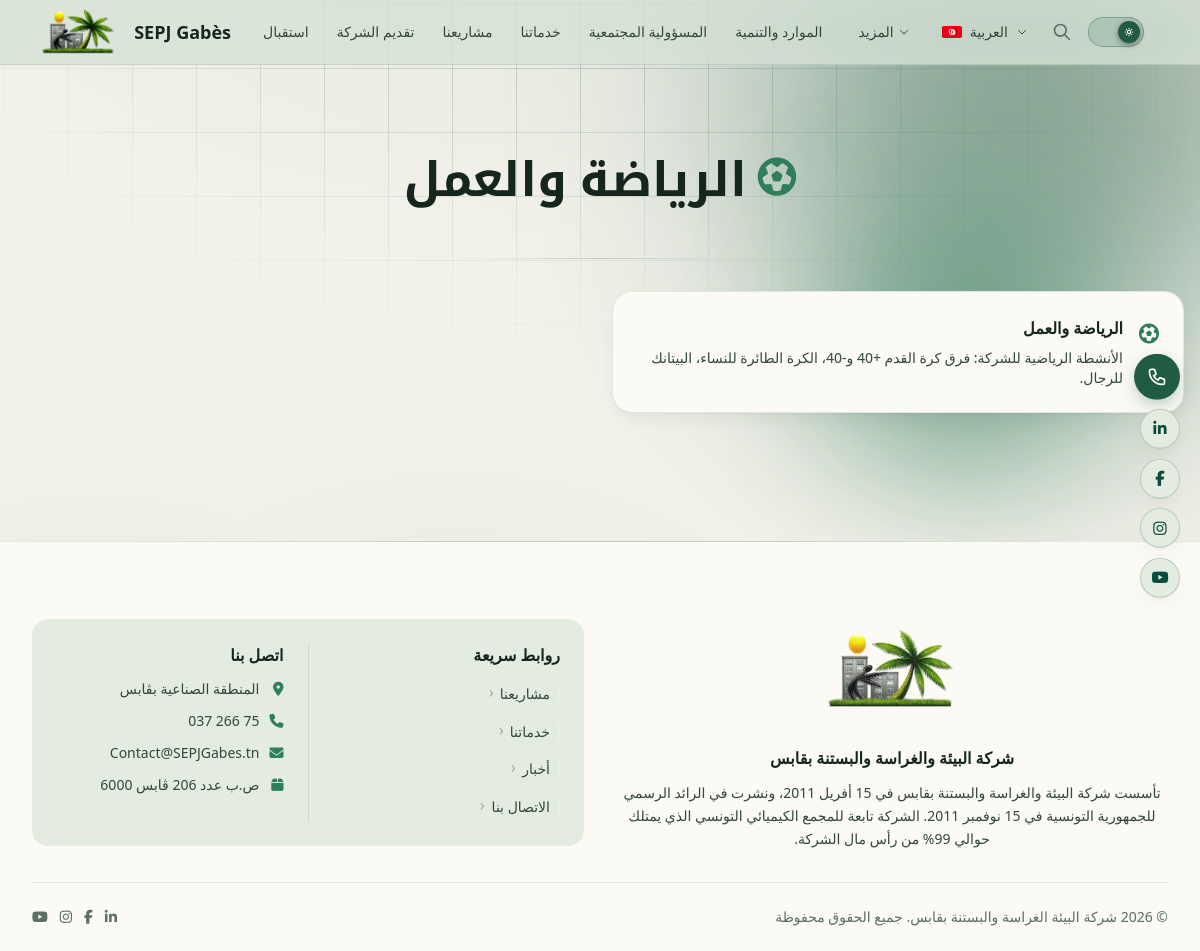
The page /public/sports.php on the database its author committed.
### tables this page shows
CREATE TABLE IF NOT EXISTS `content_items` (
    `id` INT UNSIGNED AUTO_INCREMENT PRIMARY KEY,
    `type` ENUM('page', 'post', 'project', 'service', 'activity', 'prize', 'rse', 'resource', 'sport', 'video') NOT NULL,
    `rse_category` VARCHAR(50) DEFAULT NULL COMMENT 'RSE subcategory: engagement_social, rapport_durabilite, rapport_rse, catalogue_rse',
    `slug` VARCHAR(255) NOT NULL UNIQUE,
    `title_ar` TEXT,
    `title_fr` TEXT,
    `title_en` TEXT,
    `summary_ar` TEXT,
    `summary_fr` TEXT,
    `summary_en` TEXT,
    `body_ar` LONGTEXT,
    `body_fr` LONGTEXT,
    `body_en` LONGTEXT,
    `featured_image` VARCHAR(255) DEFAULT NULL,
    `video_url` VARCHAR(255) DEFAULT NULL COMMENT 'YouTube URL for type=video items',
    `status` ENUM('draft', 'published') NOT NULL DEFAULT 'draft',
    `is_featured` TINYINT(1) NOT NULL DEFAULT 0,
    `published_at` DATETIME DEFAULT NULL,
    `created_by` INT UNSIGNED DEFAULT NULL,
    `updated_by` INT UNSIGNED DEFAULT NULL,
    `created_at` DATETIME NOT NULL DEFAULT CURRENT_TIMESTAMP,
    `updated_at` DATETIME NOT NULL DEFAULT CURRENT_TIMESTAMP ON UPDATE CURRENT_TIMESTAMP,

    INDEX `idx_type` (`type`),
    INDEX `idx_status` (`status`),
    INDEX `idx_slug` (`slug`),
    INDEX `idx_type_status` (`type`, `status`),
    INDEX `idx_featured` (`is_featured`),
    INDEX `idx_rse_category` (`rse_category`),
    CONSTRAINT `fk_content_created_by` FOREIGN KEY (`created_by`) REFERENCES `users`(`id`) ON DELETE SET NULL,
    CONSTRAINT `fk_content_updated_by` FOREIGN KEY (`updated_by`) REFERENCES `users`(`id`) ON DELETE SET NULL
);

CREATE TABLE IF NOT EXISTS `site_settings` (
    `id` INT UNSIGNED AUTO_INCREMENT PRIMARY KEY,
    `setting_key` VARCHAR(255) NOT NULL UNIQUE,
    `value_ar` LONGTEXT,
    `value_fr` LONGTEXT,
    `value_en` LONGTEXT,
    `value_raw` LONGTEXT,
    `updated_at` DATETIME NOT NULL DEFAULT CURRENT_TIMESTAMP ON UPDATE CURRENT_TIMESTAMP
);

### app/core/helpers.php (called while the page is built, shortened)
<?php
function e($value): string
{
    return htmlspecialchars((string) $value, ENT_QUOTES | ENT_SUBSTITUTE, 'UTF-8');
}
function current_lang(): string
{
    return DEFAULT_LANGUAGE;
}
function excerpt(string $text, int $limit = 160): string
{
    if (mb_strlen($text) <= $limit) {
        return $text;
    }
    $excerpt = mb_substr($text, 0, $limit);
    return $excerpt . '...';
}
function get_setting(string $key, string $lang = 'ar'): string
{
    static $settings = null;
    if ($settings === null) {
        try {
            $rows = db()->query("SELECT setting_key, value_ar, value_fr, value_en, value_raw FROM site_settings")->fetchAll(PDO::FETCH_ASSOC);
            $settings = [];
            foreach ($rows as $row) {
                $settings[$row['setting_key']] = $row;
            }
        } catch (PDOException $e) {
            $settings = [];
            return '';
        }
    }
    $setting = $settings[$key];
    $field   = 'value_' . $lang;
    if (!empty($setting[$field])) {
        return $setting[$field];
    }
    if (!empty($setting['value_raw'])) {
        return $setting['value_raw'];
    }
    return $setting['value_ar'] ?? '';
}

### app/core/i18n.php (called while the page is built, shortened)
<?php
function __(string $key, string $lang = null): string
{
    static $translations = null;
    if ($translations === null) {
        $translations = get_translations();
    }
    $lang = $lang ?? current_lang();
    return $translations[$key][$lang] ?? $translations[$key]['ar'] ?? $key;
}

### app/core/db.php (called while the page is built, shortened)
<?php
class Database
{
    private static ?PDO $instance = null;
    public static function getInstance(): PDO
    {
        if (self::$instance === null) {
            $dsn = "mysql:host=" . DB_HOST . ";port=" . DB_PORT . ";dbname=" . DB_NAME . ";charset=" . DB_CHARSET;
            $options = [
                PDO::ATTR_ERRMODE            => PDO::ERRMODE_EXCEPTION,
                PDO::ATTR_DEFAULT_FETCH_MODE => PDO::FETCH_ASSOC,
                PDO::ATTR_EMULATE_PREPARES   => false,
                PDO::MYSQL_ATTR_INIT_COMMAND => "SET NAMES utf8mb4 COLLATE utf8mb4_unicode_ci",
            ];
            try {
                self::$instance = new PDO($dsn, DB_USER, DB_PASS, $options);
            } catch (PDOException $e) {
error_log("Database connection failed [host=" . DB_HOST . ", port=" . DB_PORT . ", db=" . DB_NAME . "]: " . get_class($e) . " (" . $e->getCode() . ") " . $e->getMessage());
                die("اتصال قاعدة البيانات فشل. الرجاء المحاولة لاحقاً.<br>Database connection failed. Please try again later.");
            }
        }
        return self::$instance;
    }
}
function db(): PDO
{
    return Database::getInstance();
}

### public/sports.php (the view)
<?php require_once 'includes/header.php'; $lang=current_lang(); $l=['ar'=>'ar','fr'=>'fr','en'=>'en'][$lang]??'ar'; try{$items=db()->query("SELECT id,slug,COALESCE(NULLIF(title_{$l},''),title_ar) AS t,COALESCE(NULLIF(summary_{$l},''),summary_ar) AS s,featured_image FROM content_items WHERE type='sport' AND status='published' ORDER BY created_at DESC")->fetchAll();}catch(Exception$e){$items=[];} ?>
<main id="main-content"><div class="page-hero"><div class="max-w-4xl mx-auto px-4"><h1><i class="fa-solid fa-futbol text-emerald-400" aria-hidden="true"></i><?= __('nav_sports',$lang) ?></h1></div></div>
<section class="py-8 relative z-10"><div class="max-w-7xl mx-auto px-4"><?php if(empty($items)):?><div class="empty-state"><div class="empty-state-icon" aria-hidden="true"><i class="fa-solid fa-futbol"></i></div><p><?= __('no_results',$lang)?></p></div><?php else:?><div class="grid grid-cols-1 md:grid-cols-2 gap-6"><?php foreach($items as $i):?><a href="page.php?slug=<?= e($i['slug'])?>" class="glass-card p-6 flex items-start gap-4 reveal"><i class="fa-solid fa-futbol text-emerald-400 text-xl shrink-0 mt-1" aria-hidden="true"></i><div><h3 class="font-semibold text-white mb-2"><?= e($i['t'])?></h3><p class="text-sm text-emerald-200/70"><?= e(excerpt($i['s']??'',200))?></p></div></a><?php endforeach;?></div><?php endif;?></div></section></main>
<?php include 'includes/footer.php';?>

### public/includes/footer.php (shortened to what this page needs)
<?php
$lang = current_lang();
?>
<footer class="site-footer">
    <div class="max-w-7xl mx-auto px-4 sm:px-6 lg:px-8">
        <div class="grid grid-cols-1 md:grid-cols-2 gap-8 mb-8 items-center">
            <div>
                <div class="flex justify-center mb-5">
                    <a href="index.php" aria-label="<?= e(APP_NAME) ?>">
                        <img src="assets/logo-sepj.png" alt="SEPJ Gabès" class="h-28 w-auto opacity-90" loading="lazy">
                    </a>
                </div>
                <h3 class="font-bold text-white mb-3 text-center"><?= e(get_setting('company_name', $lang) ?: __('company_name', $lang)) ?></h3>
                <p class="text-sm text-emerald-200/70 leading-relaxed text-center"><?= e(get_setting('about_summary', $lang)) ?></p>
            </div>
            <div class="bg-white/5 rounded-2xl p-6">
                <div class="flex flex-col sm:flex-row gap-6">
                    <div class="flex-1">
                        <h3 class="font-bold text-white mb-3"><?= __('quick_links', $lang) ?></h3>
                        <div class="space-y-2">
                            <a href="projects.php" class="footer-link text-sm"><?= __('nav_projects', $lang) ?></a>
                            <a href="services.php" class="footer-link text-sm"><?= __('nav_services', $lang) ?></a>
                            <a href="news.php" class="footer-link text-sm"><?= __('nav_news', $lang) ?></a>
                            <a href="contact.php" class="footer-link text-sm"><?= __('nav_contact', $lang) ?></a>
                        </div>
                    </div>
                    <div class="flex-1">
                        <h3 class="font-bold text-white mb-3"><?= __('contact_us', $lang) ?></h3>
                        <div class="space-y-3 text-sm text-emerald-200/70">
                            <p class="flex items-center gap-2"><i class="fa-solid fa-location-dot text-emerald-400 w-4 shrink-0" aria-hidden="true"></i><?= e(get_setting('address', $lang)) ?></p>
                            <p class="flex items-center gap-2"><i class="fa-solid fa-phone text-emerald-400 w-4 shrink-0" aria-hidden="true"></i><?= e(get_setting('phone', $lang)) ?></p>
                            <p class="flex items-center gap-2"><i class="fa-solid fa-envelope text-emerald-400 w-4 shrink-0" aria-hidden="true"></i><?= e(get_setting('email_primary', $lang)) ?></p>
                            <p class="flex items-center gap-2"><i class="fa-solid fa-box text-emerald-400 w-4 shrink-0" aria-hidden="true"></i><?= e(get_setting('po_box', $lang)) ?></p>
                        </div>
                    </div>
                </div>
            </div>
        </div>
        <div class="border-t border-white/10 pt-6 flex flex-col sm:flex-row items-center justify-between gap-3 text-sm text-emerald-300/40">
            <?php if ($lang === 'ar'): ?>
                <p>&copy; <?= date('Y') ?> شركة البيئة الغراسة والبستنة بقابس. <?= __('all_rights_reserved', $lang) ?></p>
            <?php else: ?>
                <p>&copy; <?= date('Y') ?> <?= e(APP_NAME) ?>. <?= __('all_rights_reserved', $lang) ?></p>
            <?php endif; ?>
            <div class="flex items-center gap-3">
                <a href="https://www.linkedin.com/in/sepjgabes/" target="_blank" rel="noopener noreferrer" class="hover:text-emerald-400 transition-colors" aria-label="LinkedIn">
                    <i class="fab fa-linkedin-in" aria-hidden="true"></i>
                </a>
                <a href="https://www.facebook.com/SEPJGabes.tn" target="_blank" rel="noopener noreferrer" class="hover:text-emerald-400 transition-colors" aria-label="Facebook">
                    <i class="fab fa-facebook-f" aria-hidden="true"></i>
                </a>
                <a href="https://www.instagram.com/sepjgabes" target="_blank" rel="noopener noreferrer" class="hover:text-emerald-400 transition-colors" aria-label="Instagram">
                    <i class="fab fa-instagram" aria-hidden="true"></i>
                </a>
                <a href="https://www.youtube.com/@SEPJGabes" target="_blank" rel="noopener noreferrer" class="hover:text-emerald-400 transition-colors" aria-label="YouTube">
                    <i class="fab fa-youtube" aria-hidden="true"></i>
                </a>
            </div>
        </div>
    </div>
</footer>
<?php
$contactAriaLabel = $lang === 'ar' ? 'تواصل معنا' : ($lang === 'fr' ? 'Nous contacter' : 'Contact us');
?>
<div class="float-stack">
<a href="contact.php"
   id="floatContact"
   class="float-contact"
   aria-label="<?= e($contactAriaLabel) ?>">
</a>
<div class="social-float-group">
    <a href="https://www.linkedin.com/in/sepjgabes/"
       target="_blank" rel="noopener noreferrer"
       class="social-float-btn social-float-linkedin"
       aria-label="LinkedIn — SEPJ Gabès">
        <i class="fab fa-linkedin-in" aria-hidden="true"></i>
    </a>
    <a href="https://www.facebook.com/SEPJGabes.tn"
       target="_blank" rel="noopener noreferrer"
       class="social-float-btn social-float-facebook"
       aria-label="Facebook — SEPJ Gabès">
        <i class="fab fa-facebook-f" aria-hidden="true"></i>
    </a>
    <a href="https://www.instagram.com/sepjgabes"
       target="_blank" rel="noopener noreferrer"
       class="social-float-btn social-float-instagram"
       aria-label="Instagram — SEPJ Gabès">
        <i class="fab fa-instagram" aria-hidden="true"></i>
    </a>
    <a href="https://www.youtube.com/@SEPJGabes"
       target="_blank" rel="noopener noreferrer"
       class="social-float-btn social-float-youtube"
       aria-label="YouTube — SEPJ Gabès">
        <i class="fab fa-youtube" aria-hidden="true"></i>
    </a>
</div>
</div>
</body>
</html>

### rows shown on the page
content_items: t "الرياضة والعمل", s "الأنشطة الرياضية للشركة: فرق كرة القدم +40 و-40، الكرة الطائرة للنساء، البيتانك للرجال."
site_settings: value_ar "شركة البيئة والغراسة والبستنة بقابس"
site_settings: value_ar "تأسست شركة البيئة والغراسة والبستنة بقابس في 15 أفريل 2011، ونشرت في الرائد الرسمي للجمهورية التونسية في 15 نوفمبر 2011. الشركة تابعة للمجمع الكيميائي التونسي الذي يمتلك حوالي 99% من رأس مال الشركة."
site_settings: value_ar "المنطقة الصناعية بڨابس"
site_settings: value_raw "75 266 037"
site_settings: value_raw "Contact@SEPJGabes.tn"
site_settings: value_raw "ص.ب عدد 206 ڨابس 6000"

### other values the page prints
APP_NAME "SEPJ Gabès"
$item['label'] "استقبال"
$item['label'] "تقديم الشركة"
$item['label'] "مشاريعنا"
$item['label'] "خدماتنا"
$item['label'] "المسؤولية المجتمعية"
$item['label'] "الموارد والتنمية"
$moreLabel "المزيد"
$currentMeta['label'] "العربية"
__('nav_sports',$lang) "الرياضة والعمل"
__('quick_links', $lang) "روابط سريعة"
__('nav_projects', $lang) "مشاريعنا"
__('nav_services', $lang) "خدماتنا"
__('nav_news', $lang) "أخبار"
__('nav_contact', $lang) "الاتصال بنا"
